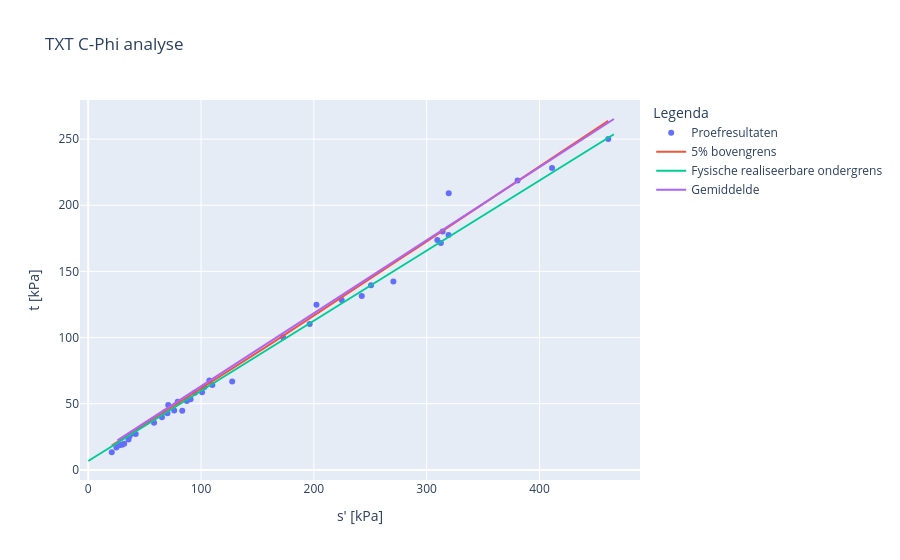

Notebook code cell kept with this figure:
### Code cell
# test c phi analyse

from pv_tool.analysis.c_phi_analysis import CPhiAnalyse
from pv_tool.analysis.variables import *

dbase_df = dbase.dbase_df
#print(dbase_df.index)


analyse = CPhiAnalyse(dbase=dbase, investigation_groups=['TXT_SAFE_klei_licht_16_175'], effective_stress='15% rek',
                      analysis_type='TXT_CPhi')


analyse.apply_parameters(cohesie_gem = 8)
analyse.apply_parameters(phi_kar = 0.53)
analyse.apply_parameters(cohesie_kar = 6.72)

analyse.apply_settings(material_factor_cohesion = 1) 
analyse.apply_settings(material_factor_tan_phi = 1) 

#analyse.apply_settings(alpha = Alpha.LOCAL) 

analyse.factsheet()
analyse.show_figure()


# Bestandspad samenstellen: gekozen map + bestandsnaam
bestand_naam = f"{selected_directory}/c_phi_data.xlsx"
# Dataframe tussenstappen
df = analyse.cphi_analyses_data_df

# Exporteer DataFrame naar Excel
#df.to_excel(bestand_naam, index=False)

### Figure 1 — Plotly figure (JSON) as saved in the notebook; plotly's stock layout.template omitted (floating-point values rounded to 4 significant figures)
{"data": [{"hoverinfo": "text", "mode": "markers", "name": "Proefresultaten", "text": ["1201.0_AW208.+124_B_BIK_M017-a", "1224.0_AW215.+116_B_BIK_M011-a", "1277.0_AW216.+198_B_BIK_M027-b", "1400.0_AW299.+003_B_BIT_M012-a", "1502.0_VY021.+018_B_BUK_M018-a", "1511.0_VY021.+018_B_BUK_M024-a", "1574.0_AW298.+178_B_BIK_14-b", "1623.0_VY010.+135_B_BIK_26", "1624.0_VY010.+135_B_BIK_27", "1688.0_VY021.+019_B_BIT_19", "1743.0_VY053.+108_B_BUK_21", "1744.0_VY053.+108_B_BUK_22", "1767.0_VY093.+135_B_BUK_17", "1784.0_VY093.+142_B_AL_7", "1787.0_VY093.+142_B_AL_9-b", "2238.0_VY004.+186_B_MBIB_mo-14a", "2450.0_VY050.+179_B_BIK_mo-23a", "2472.0_VY050.+179_B_BIT_mo-15a", "2529.0_VY050.+179_B_MBIB_mo-22a", "2537.0_VY059.+001_B_BIT_mo-07a", "2555.0_VY059.+002_B_BIK_mo-18a", "2690.0_VY079.+066_B_AL_mo-05a", "2691.0_VY079.+066_B_AL_mo-06a", "2746.0_VY079.+091_B_BIK_mo-18a", "2756.0_VY079.+091_B_BIT_mo-03a", "2976.0_VY022.+188_B_BIT_M014-b", "2982.0_VY022.+188_B_BIT_M018-a", "3152.0_VY032.+004_B_BIT_M008-a", "3176.0_VY032.+003_B_AL_M007-a", "3182.0_VY032.+003_B_AL_M012-a", "3743.0_AW207.+162_B_BIK_mo-22", "3824.0_AW213.+167_B_BIK_mo-32", "3859.0_AW213.+167_B_BIT_mo-31", "3911.0_AW217.+083_B_AL_mo-22", "3952.0_AW217.+084_B_BIK_mo-34", "3978.0_AW217.+084_B_BIT_mo-21", "3991.0_AW217.+084_B_BIT_mo-34", "4004.0_AW230.+080_B_AL_mo-06", "4072.0_AW230.+082_B_BIT_mo-13", "4199.0_AW240.+027_B_BIK_mo-15"], "type": "scatter", "x": [103.0, 196.3, 94.59, 35.7, 90.71, 172.8, 79.28, 107.4, 202.3, 58.33, 312.6, 127.6, 100.9, 24.93, 70.91, 319.5, 87.39, 42.08, 65.33, 250.7, 461.0, 76.21, 27.59, 242.4, 29.98, 67.84, 31.84, 39.47, 36.58, 83.33, 380.6, 270.5, 309.4, 110.0, 411.1, 319.4, 314.1, 20.84, 70.23, 224.7], "y": [62.56, 110.2, 58.31, 22.88, 53.42, 100.3, 51.57, 67.56, 124.9, 35.63, 171.5, 66.86, 58.73, 16.92, 49.13, 209.1, 51.99, 27.08, 39.83, 139.5, 250.1, 44.91, 18.59, 131.4, 18.98, 43.64, 19.78, 27.63, 25.38, 44.76, 218.8, 142.3, 173.7, 64.23, 228.2, 177.6, 180.1, 13.34, 42.73, 128.5]}, {"mode": "lines", "name": "5% bovengrens", "type": "scatter", "x": [20.84, 32.13, 43.41, 54.7, 65.98, 77.27, 88.55, 99.84, 111.1, 122.4, 133.7, 145.0, 156.3, 167.5, 178.8, 190.1, 201.4, 212.7, 224.0, 235.3, 246.5, 257.8, 269.1, 280.4, 291.7, 303.0, 314.3, 325.5, 336.8, 348.1, 359.4, 370.7, 382.0, 393.2, 404.5, 415.8, 427.1, 438.4, 449.7, 461.0], "y": [18.42, 24.52, 30.63, 36.74, 42.86, 48.99, 55.13, 61.28, 67.45, 73.63, 79.82, 86.03, 92.26, 98.51, 104.8, 111.0, 117.3, 123.6, 130.0, 136.3, 142.6, 149.0, 155.3, 161.7, 168.0, 174.4, 180.8, 187.1, 193.5, 199.9, 206.3, 212.7, 219.1, 225.4, 231.8, 238.2, 244.6, 251.0, 257.4, 263.8]}, {"mode": "lines", "name": "Fysische realiseerbare ondergrens", "type": "scatter", "x": [0, 466.0], "y": [6.72, 253.7]}, {"mode": "lines", "name": "Gemiddelde", "type": "scatter", "x": [25.84, 466.0], "y": [22.26, 265.2]}], "layout": {"legend": {"title": {"text": "Legenda"}}, "title": {"text": "TXT C-Phi analyse"}, "xaxis": {"title": {"text": "s' [kPa]"}}, "yaxis": {"title": {"text": "t [kPa]"}}}}
